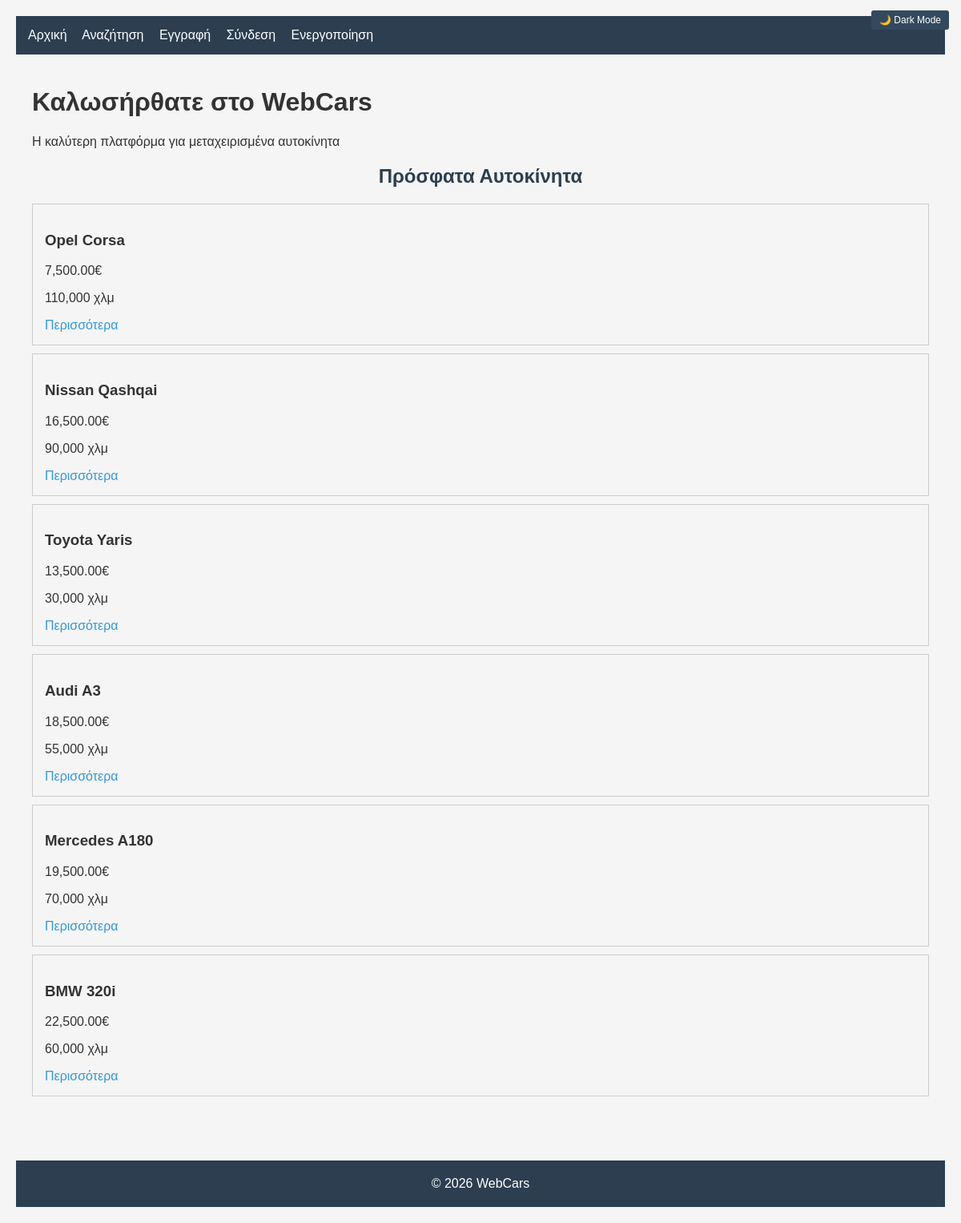
Screenshot of /public/pages/index.php with the database file from the repository.
### tables this page shows
CREATE TABLE `cars` (
  `id` int NOT NULL AUTO_INCREMENT,
  `user_id` int NOT NULL,
  `brand` varchar(50) NOT NULL,
  `model` varchar(50) NOT NULL,
  `body_type` enum('mini','hatchback','sedan','SUV') DEFAULT NULL,
  `engine_cc` int DEFAULT NULL,
  `fuel_type` varchar(30) DEFAULT NULL,
  `kilometers` int DEFAULT NULL,
  `first_registration` date DEFAULT NULL,
  `has_turbo` tinyint(1) DEFAULT '0',
  `is_hybrid` tinyint(1) DEFAULT '0',
  `needs_repair` tinyint(1) DEFAULT '0',
  `price` decimal(10,2) NOT NULL,
  `created_at` timestamp NULL DEFAULT CURRENT_TIMESTAMP,
  PRIMARY KEY (`id`),
  UNIQUE KEY `user_id` (`user_id`)
);

### app/theme.php (called while the page is built, shortened)
<?php
$theme = isset($_COOKIE['theme']) ? $_COOKIE['theme'] : 'light';
?>

### public/pages/index.php (the view, shortened to what this page needs)
<?php
require_once 'theme.php';
require_once 'config.php';
?>
<!DOCTYPE html>
<html>
<head>
    <link rel="stylesheet" href="style_<?php echo $theme; ?>.css">
</head>
<body>
<div style="position: absolute; top: 15px; right: 15px;">
    <?php if($theme == 'light'): ?>
        <a href="?theme=dark" style="background: #34495e; color: white; padding: 5px 10px; border-radius: 3px; text-decoration: none; font-size: 12px;">🌙 Dark Mode</a>
    <?php else: ?>
        <a href="?theme=light" style="background: #34495e; color: white; padding: 5px 10px; border-radius: 3px; text-decoration: none; font-size: 12px;">☀️ Light Mode</a>
    <?php endif; ?>
</div>
    <nav style="background: #2c3e50; padding: 15px; margin: 0;">
        <a href="index.php" style="color: white; text-decoration: none; margin-right: 15px;">Αρχική</a>
        <a href="search.php" style="color: white; text-decoration: none; margin-right: 15px;">Αναζήτηση</a>
        <?php if(isset($_SESSION['user_id'])): ?>
            <a href="add_car.php" style="color: white; text-decoration: none; margin-right: 15px;">Προσθήκη</a>
            <a href="my_cars.php" style="color: white; text-decoration: none; margin-right: 15px;">Τα Αυτοκίνητά Μου</a>
            <a href="logout.php" style="color: white; text-decoration: none; margin-right: 15px;">Αποσύνδεση</a>
            <div style="color: white; margin-left: auto; display: inline;">
                Γεια σου, <?php echo htmlspecialchars($_SESSION['first_name'] ?? 'Χρήστης'); ?>!
            </div>
        <?php else: ?>
            <a href="register.php" style="color: white; text-decoration: none; margin-right: 15px;">Εγγραφή</a>
            <a href="login.php" style="color: white; text-decoration: none; margin-right: 15px;">Σύνδεση</a>
            <a href="activate.php" style="color: white; text-decoration: none; margin-right: 15px;">Ενεργοποίηση</a>
        <?php endif; ?>
    </nav>
    <div class="container">
        <h1>Καλωσήρθατε στο WebCars</h1>
        <p>Η καλύτερη πλατφόρμα για μεταχειρισμένα αυτοκίνητα</p>
        <h2>Πρόσφατα Αυτοκίνητα</h2>
        <div>
            <?php
            $cars = $pdo->query("SELECT * FROM cars ORDER BY id DESC LIMIT 6")->fetchAll();
            foreach($cars as $car):
            ?>
            <div class="car-item">
                <h3><?php echo htmlspecialchars($car['brand'] . ' ' . $car['model']); ?></h3>
                <p><?php echo number_format($car['price'], 2); ?>€</p>
                <p><?php echo number_format($car['kilometers']); ?> χλμ</p>
                <a href="view_car.php?id=<?php echo $car['id']; ?>">Περισσότερα</a>
            </div>
            <?php endforeach; ?>
        </div>
    </div>
    <footer style="text-align: center; padding: 20px; margin-top: 50px; background: #2c3e50; color: white;">
        © 2026 WebCars
    </footer>
</body>
</html>

### public/assets/style_light.css (style rules this page uses)
body { background-color: #f5f5f5; color: #333; font-family: Arial, sans-serif; margin: 0; padding: 20px; }
h2 { color: #2c3e50; margin-bottom: 20px; text-align: center; }
a { color: #3498db; text-decoration: none; }

### public/pages/index.php (style rules this page uses)
body { font-family: Arial; margin: 0; }
.container { max-width: 1200px; margin: 0 auto; padding: 20px; }
.car-item { border: 1px solid #ccc; padding: 15px; margin: 10px 0; }

### rows the page displays
cars: brand+model "Opel Corsa", price "7,500.00", kilometers "110,000"
cars: brand+model "Nissan Qashqai", price "16,500.00", kilometers "90,000"
cars: brand+model "Toyota Yaris", price "13,500.00", kilometers "30,000"
cars: brand+model "Audi A3", price "18,500.00", kilometers "55,000"
cars: brand+model "Mercedes A180", price "19,500.00", kilometers "70,000"
cars: brand+model "BMW 320i", price "22,500.00", kilometers "60,000"
